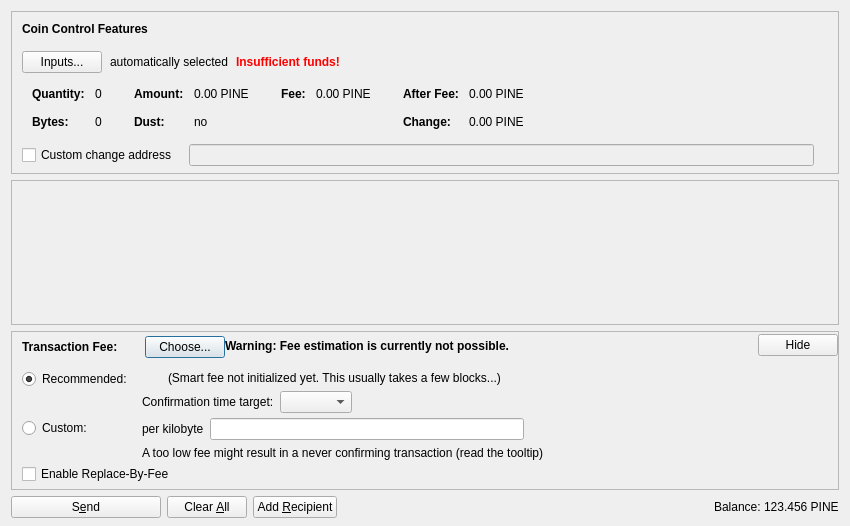
<?xml version="1.0" encoding="UTF-8"?>
<ui version="4.0">
 <class>SendCoinsDialog</class>
 <widget class="QDialog" name="SendCoinsDialog">
  <property name="geometry">
   <rect>
    <x>0</x>
    <y>0</y>
    <width>850</width>
    <height>526</height>
   </rect>
  </property>
  <property name="windowTitle">
   <string>Send Coins</string>
  </property>
  <layout class="QVBoxLayout" name="verticalLayout" stretch="0,1,0,0">
   <property name="bottomMargin">
    <number>8</number>
   </property>
   <item>
    <widget class="QFrame" name="frameCoinControl">
     <property name="sizePolicy">
      <sizepolicy hsizetype="Expanding" vsizetype="Expanding">
       <horstretch>0</horstretch>
       <verstretch>0</verstretch>
      </sizepolicy>
     </property>
     <property name="maximumSize">
      <size>
       <width>16777215</width>
       <height>16777215</height>
      </size>
     </property>
     <property name="frameShape">
      <enum>QFrame::StyledPanel</enum>
     </property>
     <property name="frameShadow">
      <enum>QFrame::Sunken</enum>
     </property>
     <layout class="QVBoxLayout" name="verticalLayoutCoinControl2">
      <property name="spacing">
       <number>0</number>
      </property>
      <property name="leftMargin">
       <number>0</number>
      </property>
      <property name="topMargin">
       <number>0</number>
      </property>
      <property name="rightMargin">
       <number>0</number>
      </property>
      <property name="bottomMargin">
       <number>6</number>
      </property>
      <item>
       <layout class="QVBoxLayout" name="verticalLayoutCoinControl" stretch="0,0,0,0,1">
        <property name="spacing">
         <number>0</number>
        </property>
        <property name="leftMargin">
         <number>10</number>
        </property>
        <property name="topMargin">
         <number>10</number>
        </property>
        <item>
         <layout class="QHBoxLayout" name="horizontalLayoutCoinControl1">
          <property name="bottomMargin">
           <number>15</number>
          </property>
          <item>
           <widget class="QLabel" name="labelCoinControlFeatures">
            <property name="sizePolicy">
             <sizepolicy hsizetype="Preferred" vsizetype="Maximum">
              <horstretch>0</horstretch>
              <verstretch>0</verstretch>
             </sizepolicy>
            </property>
            <property name="font">
             <font>
              <weight>75</weight>
              <bold>true</bold>
             </font>
            </property>
            <property name="styleSheet">
             <string notr="true">font-weight:bold;</string>
            </property>
            <property name="text">
             <string>Coin Control Features</string>
            </property>
           </widget>
          </item>
         </layout>
        </item>
        <item>
         <layout class="QHBoxLayout" name="horizontalLayoutCoinControl2" stretch="0,0,0,0">
          <property name="spacing">
           <number>8</number>
          </property>
          <property name="bottomMargin">
           <number>10</number>
          </property>
          <item>
           <widget class="QPushButton" name="pushButtonCoinControl">
            <property name="styleSheet">
             <string notr="true"/>
            </property>
            <property name="text">
             <string>Inputs...</string>
            </property>
            <property name="autoDefault">
             <bool>false</bool>
            </property>
           </widget>
          </item>
          <item>
           <widget class="QLabel" name="labelCoinControlAutomaticallySelected">
            <property name="text">
             <string>automatically selected</string>
            </property>
            <property name="margin">
             <number>5</number>
            </property>
           </widget>
          </item>
          <item>
           <widget class="QLabel" name="labelCoinControlInsuffFunds">
            <property name="font">
             <font>
              <weight>75</weight>
              <bold>true</bold>
             </font>
            </property>
            <property name="styleSheet">
             <string notr="true">color:red;font-weight:bold;</string>
            </property>
            <property name="text">
             <string>Insufficient funds!</string>
            </property>
            <property name="margin">
             <number>5</number>
            </property>
           </widget>
          </item>
          <item>
           <spacer name="horizontalSpacerCoinControl">
            <property name="orientation">
             <enum>Qt::Horizontal</enum>
            </property>
            <property name="sizeHint" stdset="0">
             <size>
              <width>40</width>
              <height>1</height>
             </size>
            </property>
           </spacer>
          </item>
         </layout>
        </item>
        <item>
         <widget class="QWidget" name="widgetCoinControl" native="true">
          <property name="sizePolicy">
           <sizepolicy hsizetype="Preferred" vsizetype="Preferred">
            <horstretch>0</horstretch>
            <verstretch>0</verstretch>
           </sizepolicy>
          </property>
          <property name="minimumSize">
           <size>
            <width>0</width>
            <height>0</height>
           </size>
          </property>
          <property name="styleSheet">
           <string notr="true"/>
          </property>
          <layout class="QHBoxLayout" name="horizontalLayoutCoinControl5">
           <property name="leftMargin">
            <number>0</number>
           </property>
           <property name="topMargin">
            <number>0</number>
           </property>
           <property name="rightMargin">
            <number>0</number>
           </property>
           <property name="bottomMargin">
            <number>0</number>
           </property>
           <item>
            <layout class="QHBoxLayout" name="horizontalLayoutCoinControl3" stretch="0,0,0,1">
             <property name="spacing">
              <number>20</number>
             </property>
             <property name="topMargin">
              <number>0</number>
             </property>
             <property name="bottomMargin">
              <number>10</number>
             </property>
             <item>
              <layout class="QFormLayout" name="formLayoutCoinControl1">
               <property name="horizontalSpacing">
                <number>10</number>
               </property>
               <property name="verticalSpacing">
                <number>14</number>
               </property>
               <property name="leftMargin">
                <number>10</number>
               </property>
               <property name="topMargin">
                <number>4</number>
               </property>
               <property name="rightMargin">
                <number>6</number>
               </property>
               <item row="0" column="0">
                <widget class="QLabel" name="labelCoinControlQuantityText">
                 <property name="font">
                  <font>
                   <weight>75</weight>
                   <bold>true</bold>
                  </font>
                 </property>
                 <property name="text">
                  <string>Quantity:</string>
                 </property>
                 <property name="margin">
                  <number>0</number>
                 </property>
                </widget>
               </item>
               <item row="0" column="1">
                <widget class="QLabel" name="labelCoinControlQuantity">
                 <property name="cursor">
                  <cursorShape>IBeamCursor</cursorShape>
                 </property>
                 <property name="contextMenuPolicy">
                  <enum>Qt::ActionsContextMenu</enum>
                 </property>
                 <property name="text">
                  <string notr="true">0</string>
                 </property>
                 <property name="margin">
                  <number>0</number>
                 </property>
                 <property name="textInteractionFlags">
                  <set>Qt::LinksAccessibleByMouse|Qt::TextSelectableByKeyboard|Qt::TextSelectableByMouse</set>
                 </property>
                </widget>
               </item>
               <item row="1" column="0">
                <widget class="QLabel" name="labelCoinControlBytesText">
                 <property name="font">
                  <font>
                   <weight>75</weight>
                   <bold>true</bold>
                  </font>
                 </property>
                 <property name="text">
                  <string>Bytes:</string>
                 </property>
                </widget>
               </item>
               <item row="1" column="1">
                <widget class="QLabel" name="labelCoinControlBytes">
                 <property name="cursor">
                  <cursorShape>IBeamCursor</cursorShape>
                 </property>
                 <property name="contextMenuPolicy">
                  <enum>Qt::ActionsContextMenu</enum>
                 </property>
                 <property name="text">
                  <string notr="true">0</string>
                 </property>
                 <property name="textInteractionFlags">
                  <set>Qt::LinksAccessibleByMouse|Qt::TextSelectableByKeyboard|Qt::TextSelectableByMouse</set>
                 </property>
                </widget>
               </item>
              </layout>
             </item>
             <item>
              <layout class="QFormLayout" name="formLayoutCoinControl2">
               <property name="horizontalSpacing">
                <number>10</number>
               </property>
               <property name="verticalSpacing">
                <number>14</number>
               </property>
               <property name="leftMargin">
                <number>6</number>
               </property>
               <property name="topMargin">
                <number>4</number>
               </property>
               <property name="rightMargin">
                <number>6</number>
               </property>
               <item row="0" column="0">
                <widget class="QLabel" name="labelCoinControlAmountText">
                 <property name="font">
                  <font>
                   <weight>75</weight>
                   <bold>true</bold>
                  </font>
                 </property>
                 <property name="text">
                  <string>Amount:</string>
                 </property>
                 <property name="margin">
                  <number>0</number>
                 </property>
                </widget>
               </item>
               <item row="0" column="1">
                <widget class="QLabel" name="labelCoinControlAmount">
                 <property name="cursor">
                  <cursorShape>IBeamCursor</cursorShape>
                 </property>
                 <property name="contextMenuPolicy">
                  <enum>Qt::ActionsContextMenu</enum>
                 </property>
                 <property name="text">
                  <string notr="true">0.00 PINE</string>
                 </property>
                 <property name="textInteractionFlags">
                  <set>Qt::LinksAccessibleByMouse|Qt::TextSelectableByKeyboard|Qt::TextSelectableByMouse</set>
                 </property>
                </widget>
               </item>
               <item row="1" column="0">
                <widget class="QLabel" name="labelCoinControlLowOutputText">
                 <property name="font">
                  <font>
                   <weight>75</weight>
                   <bold>true</bold>
                  </font>
                 </property>
                 <property name="text">
                  <string>Dust:</string>
                 </property>
                </widget>
               </item>
               <item row="1" column="1">
                <widget class="QLabel" name="labelCoinControlLowOutput">
                 <property name="cursor">
                  <cursorShape>IBeamCursor</cursorShape>
                 </property>
                 <property name="contextMenuPolicy">
                  <enum>Qt::ActionsContextMenu</enum>
                 </property>
                 <property name="text">
                  <string notr="true">no</string>
                 </property>
                 <property name="textInteractionFlags">
                  <set>Qt::LinksAccessibleByMouse|Qt::TextSelectableByKeyboard|Qt::TextSelectableByMouse</set>
                 </property>
                </widget>
               </item>
              </layout>
             </item>
             <item>
              <layout class="QFormLayout" name="formLayoutCoinControl3">
               <property name="horizontalSpacing">
                <number>10</number>
               </property>
               <property name="verticalSpacing">
                <number>14</number>
               </property>
               <property name="leftMargin">
                <number>6</number>
               </property>
               <property name="topMargin">
                <number>4</number>
               </property>
               <property name="rightMargin">
                <number>6</number>
               </property>
               <item row="0" column="0">
                <widget class="QLabel" name="labelCoinControlFeeText">
                 <property name="font">
                  <font>
                   <weight>75</weight>
                   <bold>true</bold>
                  </font>
                 </property>
                 <property name="text">
                  <string>Fee:</string>
                 </property>
                 <property name="margin">
                  <number>0</number>
                 </property>
                </widget>
               </item>
               <item row="0" column="1">
                <widget class="QLabel" name="labelCoinControlFee">
                 <property name="cursor">
                  <cursorShape>IBeamCursor</cursorShape>
                 </property>
                 <property name="contextMenuPolicy">
                  <enum>Qt::ActionsContextMenu</enum>
                 </property>
                 <property name="text">
                  <string notr="true">0.00 PINE</string>
                 </property>
                 <property name="textInteractionFlags">
                  <set>Qt::LinksAccessibleByMouse|Qt::TextSelectableByKeyboard|Qt::TextSelectableByMouse</set>
                 </property>
                </widget>
               </item>
              </layout>
             </item>
             <item>
              <layout class="QFormLayout" name="formLayoutCoinControl4">
               <property name="horizontalSpacing">
                <number>10</number>
               </property>
               <property name="verticalSpacing">
                <number>14</number>
               </property>
               <property name="leftMargin">
                <number>6</number>
               </property>
               <property name="topMargin">
                <number>4</number>
               </property>
               <property name="rightMargin">
                <number>6</number>
               </property>
               <item row="0" column="0">
                <widget class="QLabel" name="labelCoinControlAfterFeeText">
                 <property name="font">
                  <font>
                   <weight>75</weight>
                   <bold>true</bold>
                  </font>
                 </property>
                 <property name="text">
                  <string>After Fee:</string>
                 </property>
                 <property name="margin">
                  <number>0</number>
                 </property>
                </widget>
               </item>
               <item row="0" column="1">
                <widget class="QLabel" name="labelCoinControlAfterFee">
                 <property name="cursor">
                  <cursorShape>IBeamCursor</cursorShape>
                 </property>
                 <property name="contextMenuPolicy">
                  <enum>Qt::ActionsContextMenu</enum>
                 </property>
                 <property name="text">
                  <string notr="true">0.00 PINE</string>
                 </property>
                 <property name="textInteractionFlags">
                  <set>Qt::LinksAccessibleByMouse|Qt::TextSelectableByKeyboard|Qt::TextSelectableByMouse</set>
                 </property>
                </widget>
               </item>
               <item row="1" column="0">
                <widget class="QLabel" name="labelCoinControlChangeText">
                 <property name="font">
                  <font>
                   <weight>75</weight>
                   <bold>true</bold>
                  </font>
                 </property>
                 <property name="text">
                  <string>Change:</string>
                 </property>
                </widget>
               </item>
               <item row="1" column="1">
                <widget class="QLabel" name="labelCoinControlChange">
                 <property name="cursor">
                  <cursorShape>IBeamCursor</cursorShape>
                 </property>
                 <property name="contextMenuPolicy">
                  <enum>Qt::ActionsContextMenu</enum>
                 </property>
                 <property name="text">
                  <string notr="true">0.00 PINE</string>
                 </property>
                 <property name="textInteractionFlags">
                  <set>Qt::LinksAccessibleByMouse|Qt::TextSelectableByKeyboard|Qt::TextSelectableByMouse</set>
                 </property>
                </widget>
               </item>
              </layout>
             </item>
            </layout>
           </item>
          </layout>
         </widget>
        </item>
        <item>
         <layout class="QHBoxLayout" name="horizontalLayoutCoinControl4" stretch="0,0,0">
          <property name="spacing">
           <number>12</number>
          </property>
          <property name="sizeConstraint">
           <enum>QLayout::SetDefaultConstraint</enum>
          </property>
          <property name="topMargin">
           <number>5</number>
          </property>
          <property name="rightMargin">
           <number>5</number>
          </property>
          <item>
           <widget class="QCheckBox" name="checkBoxCoinControlChange">
            <property name="toolTip">
             <string>If this is activated, but the change address is empty or invalid, change will be sent to a newly generated address.</string>
            </property>
            <property name="text">
             <string>Custom change address</string>
            </property>
           </widget>
          </item>
          <item>
           <widget class="QValidatedLineEdit" name="lineEditCoinControlChange">
            <property name="enabled">
             <bool>false</bool>
            </property>
            <property name="sizePolicy">
             <sizepolicy hsizetype="Expanding" vsizetype="Fixed">
              <horstretch>0</horstretch>
              <verstretch>0</verstretch>
             </sizepolicy>
            </property>
           </widget>
          </item>
          <item>
           <widget class="QLabel" name="labelCoinControlChangeLabel">
            <property name="sizePolicy">
             <sizepolicy hsizetype="Preferred" vsizetype="Expanding">
              <horstretch>0</horstretch>
              <verstretch>0</verstretch>
             </sizepolicy>
            </property>
            <property name="minimumSize">
             <size>
              <width>0</width>
              <height>0</height>
             </size>
            </property>
            <property name="text">
             <string/>
            </property>
            <property name="margin">
             <number>3</number>
            </property>
           </widget>
          </item>
         </layout>
        </item>
        <item>
         <spacer name="verticalSpacerCoinControl">
          <property name="orientation">
           <enum>Qt::Vertical</enum>
          </property>
          <property name="sizeHint" stdset="0">
           <size>
            <width>800</width>
            <height>1</height>
           </size>
          </property>
         </spacer>
        </item>
       </layout>
      </item>
     </layout>
    </widget>
   </item>
   <item>
    <widget class="QScrollArea" name="scrollArea">
     <property name="widgetResizable">
      <bool>true</bool>
     </property>
     <widget class="QWidget" name="scrollAreaWidgetContents">
      <property name="geometry">
       <rect>
        <x>0</x>
        <y>0</y>
        <width>830</width>
        <height>104</height>
       </rect>
      </property>
      <layout class="QVBoxLayout" name="verticalLayout_2" stretch="0,1">
       <property name="leftMargin">
        <number>0</number>
       </property>
       <property name="topMargin">
        <number>0</number>
       </property>
       <property name="rightMargin">
        <number>0</number>
       </property>
       <property name="bottomMargin">
        <number>0</number>
       </property>
       <item>
        <layout class="QVBoxLayout" name="entries">
         <property name="spacing">
          <number>6</number>
         </property>
        </layout>
       </item>
       <item>
        <spacer name="verticalSpacer">
         <property name="orientation">
          <enum>Qt::Vertical</enum>
         </property>
         <property name="sizeHint" stdset="0">
          <size>
           <width>20</width>
           <height>40</height>
          </size>
         </property>
        </spacer>
       </item>
      </layout>
     </widget>
    </widget>
   </item>
   <item>
    <widget class="QFrame" name="frameFee">
     <property name="sizePolicy">
      <sizepolicy hsizetype="Expanding" vsizetype="Expanding">
       <horstretch>0</horstretch>
       <verstretch>0</verstretch>
      </sizepolicy>
     </property>
     <property name="maximumSize">
      <size>
       <width>16777215</width>
       <height>16777215</height>
      </size>
     </property>
     <property name="frameShape">
      <enum>QFrame::StyledPanel</enum>
     </property>
     <property name="frameShadow">
      <enum>QFrame::Sunken</enum>
     </property>
     <layout class="QVBoxLayout" name="verticalLayoutFee1">
      <property name="spacing">
       <number>0</number>
      </property>
      <property name="leftMargin">
       <number>0</number>
      </property>
      <property name="topMargin">
       <number>0</number>
      </property>
      <property name="rightMargin">
       <number>0</number>
      </property>
      <property name="bottomMargin">
       <number>0</number>
      </property>
      <item>
       <layout class="QVBoxLayout" name="verticalLayoutFee2" stretch="0,0,0">
        <property name="spacing">
         <number>0</number>
        </property>
        <property name="leftMargin">
         <number>10</number>
        </property>
        <property name="topMargin">
         <number>0</number>
        </property>
        <item>
         <layout class="QHBoxLayout" name="horizontalLayoutFee1">
          <property name="bottomMargin">
           <number>0</number>
          </property>
          <item>
           <layout class="QVBoxLayout" name="verticalLayoutFee7">
            <property name="spacing">
             <number>0</number>
            </property>
            <item>
             <spacer name="verticalSpacerSmartFee">
              <property name="orientation">
               <enum>Qt::Vertical</enum>
              </property>
              <property name="sizeType">
               <enum>QSizePolicy::Fixed</enum>
              </property>
              <property name="sizeHint" stdset="0">
               <size>
                <width>1</width>
                <height>4</height>
               </size>
              </property>
             </spacer>
            </item>
            <item>
             <layout class="QHBoxLayout" name="horizontalLayoutSmartFee">
              <property name="spacing">
               <number>10</number>
              </property>
              <item>
               <widget class="QLabel" name="labelFeeHeadline">
                <property name="sizePolicy">
                 <sizepolicy hsizetype="Preferred" vsizetype="Maximum">
                  <horstretch>0</horstretch>
                  <verstretch>0</verstretch>
                 </sizepolicy>
                </property>
                <property name="font">
                 <font>
                  <weight>75</weight>
                  <bold>true</bold>
                 </font>
                </property>
                <property name="styleSheet">
                 <string notr="true">font-weight:bold;</string>
                </property>
                <property name="text">
                 <string>Transaction Fee:</string>
                </property>
               </widget>
              </item>
              <item>
               <widget class="QLabel" name="labelFeeMinimized">
                <property name="text">
                 <string/>
                </property>
               </widget>
              </item>
              <item>
               <widget class="QPushButton" name="buttonChooseFee">
                <property name="text">
                 <string>Choose...</string>
                </property>
               </widget>
              </item>
             </layout>
            </item>
            <item>
             <spacer name="verticalSpacer_5">
              <property name="orientation">
               <enum>Qt::Vertical</enum>
              </property>
              <property name="sizeHint" stdset="0">
               <size>
                <width>1</width>
                <height>1</height>
               </size>
              </property>
             </spacer>
            </item>
           </layout>
          </item>
          <item>
           <widget class="QLabel" name="fallbackFeeWarningLabel">
            <property name="toolTip">
             <string>Using the fallbackfee can result in sending a transaction that will take several hours or days (or never) to confirm. Consider choosing your fee manually or wait until you have validated the complete chain.</string>
            </property>
            <property name="font">
            <font>
                <weight>75</weight>
                <bold>true</bold>
            </font>
            </property>
            <property name="text">
             <string>Warning: Fee estimation is currently not possible.</string>
            </property>
            <property name="wordWrap">
             <bool>false</bool>
            </property>
           </widget>
          </item>
          <item>
           <spacer name="horizontalSpacer_4">
            <property name="orientation">
             <enum>Qt::Horizontal</enum>
            </property>
            <property name="sizeType">
             <enum>QSizePolicy::MinimumExpanding</enum>
            </property>
            <property name="sizeHint" stdset="0">
             <size>
              <width>40</width>
              <height>20</height>
             </size>
            </property>
           </spacer>
          </item>
          <item>
           <widget class="QPushButton" name="buttonMinimizeFee">
            <property name="toolTip">
             <string>collapse fee-settings</string>
            </property>
            <property name="text">
             <string>Hide</string>
            </property>
           </widget>
          </item>
         </layout>
        </item>
        <item>
         <widget class="QFrame" name="frameFeeSelection">
          <layout class="QVBoxLayout" name="verticalLayoutFee12">
           <property name="spacing">
            <number>0</number>
           </property>
           <property name="leftMargin">
            <number>0</number>
           </property>
           <property name="topMargin">
            <number>0</number>
           </property>
           <property name="rightMargin">
            <number>0</number>
           </property>
           <property name="bottomMargin">
            <number>0</number>
           </property>
           <item>
            <layout class="QGridLayout" name="gridLayoutFee">
             <property name="topMargin">
              <number>10</number>
             </property>
             <property name="bottomMargin">
              <number>4</number>
             </property>
             <property name="horizontalSpacing">
              <number>10</number>
             </property>
             <property name="verticalSpacing">
              <number>4</number>
             </property>
             <item row="1" column="1">
              <layout class="QVBoxLayout" name="verticalLayoutFee8">
               <property name="spacing">
                <number>6</number>
               </property>
               <item>
                <layout class="QHBoxLayout" name="horizontalLayoutFee13">
                 <item>
                  <widget class="QLabel" name="labelCustomPerKilobyte">
                   <property name="toolTip">
                    <string>Specify a custom fee per kB (1,000 bytes) of the transaction's virtual size.

Note:  Since the fee is calculated on a per-byte basis, a fee of "100 satoshis per kB" for a transaction size of 500 bytes (half of 1 kB) would ultimately yield a fee of only 50 satoshis.</string>
                   </property>
                   <property name="text">
                    <string>per kilobyte</string>
                   </property>
                  </widget>
                 </item>
                 <item>
                  <widget class="BitcoinAmountField" name="customFee"/>
                 </item>
                 <item>
                  <spacer name="horizontalSpacer_6">
                   <property name="orientation">
                    <enum>Qt::Horizontal</enum>
                   </property>
                   <property name="sizeHint" stdset="0">
                    <size>
                     <width>1</width>
                     <height>1</height>
                    </size>
                   </property>
                  </spacer>
                 </item>
                </layout>
               </item>
               <item>
                <layout class="QHBoxLayout" name="horizontalLayoutFee8">
                 <item>
                  <widget class="QLabel" name="labelCustomFeeWarning">
                   <property name="enabled">
                    <bool>true</bool>
                   </property>
                   <property name="toolTip">
                    <string>When there is less transaction volume than space in the blocks, miners as well as relaying nodes may enforce a minimum fee. Paying only this minimum fee is just fine, but be aware that this can result in a never confirming transaction once there is more demand for pinecoin transactions than the network can process.</string>
                   </property>
                   <property name="text">
                    <string>A too low fee might result in a never confirming transaction (read the tooltip)</string>
                   </property>
                  </widget>
                 </item>
                 <item>
                  <spacer name="horizontalSpacer_2">
                   <property name="orientation">
                    <enum>Qt::Horizontal</enum>
                   </property>
                   <property name="sizeHint" stdset="0">
                    <size>
                     <width>1</width>
                     <height>1</height>
                    </size>
                   </property>
                  </spacer>
                 </item>
                </layout>
               </item>
              </layout>
             </item>
             <item row="0" column="0">
              <layout class="QVBoxLayout" name="verticalLayoutFee4" stretch="0,1">
               <item>
                <widget class="QRadioButton" name="radioSmartFee">
                 <property name="text">
                  <string>Recommended:</string>
                 </property>
                 <property name="checked">
                  <bool>true</bool>
                 </property>
                 <attribute name="buttonGroup">
                  <string notr="true">groupFee</string>
                 </attribute>
                </widget>
               </item>
               <item>
                <spacer name="verticalSpacer_2">
                 <property name="orientation">
                  <enum>Qt::Vertical</enum>
                 </property>
                 <property name="sizeHint" stdset="0">
                  <size>
                   <width>1</width>
                   <height>1</height>
                  </size>
                 </property>
                </spacer>
               </item>
              </layout>
             </item>
             <item row="1" column="0">
              <layout class="QVBoxLayout" name="verticalLayoutFee9" stretch="0,1">
               <item>
                <widget class="QRadioButton" name="radioCustomFee">
                 <property name="text">
                  <string>Custom:</string>
                 </property>
                 <attribute name="buttonGroup">
                  <string notr="true">groupFee</string>
                 </attribute>
                </widget>
               </item>
               <item>
                <spacer name="verticalSpacer_6">
                 <property name="orientation">
                  <enum>Qt::Vertical</enum>
                 </property>
                 <property name="sizeHint" stdset="0">
                  <size>
                   <width>1</width>
                   <height>1</height>
                  </size>
                 </property>
                </spacer>
               </item>
              </layout>
             </item>
             <item row="0" column="1">
              <layout class="QVBoxLayout" name="verticalLayoutFee3" stretch="0,0,1">
               <property name="spacing">
                <number>6</number>
               </property>
               <property name="topMargin">
                <number>2</number>
               </property>
               <item>
                <layout class="QHBoxLayout" name="horizontalLayoutFee12">
                 <item>
                  <widget class="QLabel" name="labelSmartFee">
                   <property name="text">
                    <string/>
                   </property>
                  </widget>
                 </item>
                 <item>
                  <widget class="QLabel" name="labelFeeEstimation">
                   <property name="text">
                    <string/>
                   </property>
                  </widget>
                 </item>
                 <item>
                  <widget class="QLabel" name="labelSmartFee2">
                   <property name="text">
                    <string>(Smart fee not initialized yet. This usually takes a few blocks...)</string>
                   </property>
                  </widget>
                 </item>
                 <item>
                  <spacer name="horizontalSpacer_5">
                   <property name="orientation">
                    <enum>Qt::Horizontal</enum>
                   </property>
                   <property name="sizeHint" stdset="0">
                    <size>
                     <width>1</width>
                     <height>1</height>
                    </size>
                   </property>
                  </spacer>
                 </item>
                </layout>
               </item>
               <item>
                <layout class="QHBoxLayout" name="horizontalLayoutFee9">
                 <item>
                  <layout class="QVBoxLayout" name="verticalLayoutFee6">
                   <item>
                    <widget class="QLabel" name="labelSmartFee3">
                     <property name="text">
                      <string>Confirmation time target:</string>
                     </property>
                    </widget>
                   </item>
                  </layout>
                 </item>
                 <item>
                  <layout class="QVBoxLayout" name="verticalLayoutFee5">
                   <property name="rightMargin">
                    <number>30</number>
                   </property>
                   <item>
                    <layout class="QHBoxLayout" name="horizontalLayoutConfTarget">
                     <property name="bottomMargin">
                      <number>0</number>
                     </property>
                     <item>
                      <widget class="QComboBox" name="confTargetSelector"/>
                     </item>
                     <item>
                      <spacer name="horizontalSpacerConfTarget">
                       <property name="orientation">
                        <enum>Qt::Horizontal</enum>
                       </property>
                       <property name="sizeHint" stdset="0">
                        <size>
                         <width>40</width>
                         <height>20</height>
                        </size>
                       </property>
                      </spacer>
                     </item>
                    </layout>
                   </item>
                  </layout>
                 </item>
                </layout>
               </item>
               <item>
                <spacer name="verticalSpacer_4">
                 <property name="orientation">
                  <enum>Qt::Vertical</enum>
                 </property>
                 <property name="sizeHint" stdset="0">
                  <size>
                   <width>1</width>
                   <height>1</height>
                  </size>
                 </property>
                </spacer>
               </item>
              </layout>
             </item>
            </layout>
           </item>
           <item>
            <widget class="QCheckBox" name="optInRBF">
             <property name="text">
              <string>Enable Replace-By-Fee</string>
             </property>
             <property name="toolTip">
              <string>With Replace-By-Fee (BIP-125) you can increase a transaction's fee after it is sent. Without this, a higher fee may be recommended to compensate for increased transaction delay risk.</string>
             </property>
            </widget>
           </item>
          </layout>
         </widget>
        </item>
        <item>
         <spacer name="verticalSpacerFee">
          <property name="orientation">
           <enum>Qt::Vertical</enum>
          </property>
          <property name="sizeHint" stdset="0">
           <size>
            <width>40</width>
            <height>5</height>
           </size>
          </property>
         </spacer>
        </item>
       </layout>
      </item>
     </layout>
    </widget>
   </item>
   <item>
    <layout class="QHBoxLayout" name="horizontalLayout">
     <item>
      <widget class="QPushButton" name="sendButton">
       <property name="minimumSize">
        <size>
         <width>150</width>
         <height>0</height>
        </size>
       </property>
       <property name="toolTip">
        <string>Confirm the send action</string>
       </property>
       <property name="text">
        <string>S&amp;end</string>
       </property>
       <property name="icon">
        <iconset resource="../pinecoin.qrc">
         <normaloff>:/icons/send</normaloff>:/icons/send</iconset>
       </property>
       <property name="autoDefault">
        <bool>false</bool>
       </property>
       <property name="default">
        <bool>false</bool>
       </property>
      </widget>
     </item>
     <item>
      <widget class="QPushButton" name="clearButton">
       <property name="sizePolicy">
        <sizepolicy hsizetype="Minimum" vsizetype="Fixed">
         <horstretch>0</horstretch>
         <verstretch>0</verstretch>
        </sizepolicy>
       </property>
       <property name="toolTip">
        <string>Clear all fields of the form.</string>
       </property>
       <property name="text">
        <string>Clear &amp;All</string>
       </property>
       <property name="icon">
        <iconset resource="../pinecoin.qrc">
         <normaloff>:/icons/remove</normaloff>:/icons/remove</iconset>
       </property>
       <property name="autoDefault">
        <bool>false</bool>
       </property>
      </widget>
     </item>
     <item>
      <widget class="QPushButton" name="addButton">
       <property name="toolTip">
        <string>Send to multiple recipients at once</string>
       </property>
       <property name="text">
        <string>Add &amp;Recipient</string>
       </property>
       <property name="icon">
        <iconset resource="../pinecoin.qrc">
         <normaloff>:/icons/add</normaloff>:/icons/add</iconset>
       </property>
       <property name="autoDefault">
        <bool>false</bool>
       </property>
      </widget>
     </item>
     <item>
      <spacer name="horizontalSpacer">
       <property name="orientation">
        <enum>Qt::Horizontal</enum>
       </property>
       <property name="sizeHint" stdset="0">
        <size>
         <width>40</width>
         <height>20</height>
        </size>
       </property>
      </spacer>
     </item>
     <item>
      <layout class="QHBoxLayout" name="horizontalLayout_2">
       <property name="spacing">
        <number>3</number>
       </property>
       <item>
        <widget class="QLabel" name="label">
         <property name="sizePolicy">
          <sizepolicy hsizetype="Preferred" vsizetype="Fixed">
           <horstretch>0</horstretch>
           <verstretch>0</verstretch>
          </sizepolicy>
         </property>
         <property name="text">
          <string>Balance:</string>
         </property>
        </widget>
       </item>
       <item>
        <widget class="QLabel" name="labelBalance">
         <property name="sizePolicy">
          <sizepolicy hsizetype="Preferred" vsizetype="Fixed">
           <horstretch>0</horstretch>
           <verstretch>0</verstretch>
          </sizepolicy>
         </property>
         <property name="cursor">
          <cursorShape>IBeamCursor</cursorShape>
         </property>
         <property name="text">
          <string notr="true">123.456 PINE</string>
         </property>
         <property name="textInteractionFlags">
          <set>Qt::LinksAccessibleByMouse|Qt::TextSelectableByKeyboard|Qt::TextSelectableByMouse</set>
         </property>
        </widget>
       </item>
      </layout>
     </item>
    </layout>
   </item>
  </layout>
 </widget>
 <customwidgets>
  <customwidget>
   <class>QValidatedLineEdit</class>
   <extends>QLineEdit</extends>
   <header>qt/qvalidatedlineedit.h</header>
  </customwidget>
  <customwidget>
   <class>BitcoinAmountField</class>
   <extends>QLineEdit</extends>
   <header>qt/bitcoinamountfield.h</header>
   <container>1</container>
  </customwidget>
 </customwidgets>
 <resources>
  <include location="../pinecoin.qrc"/>
 </resources>
 <connections/>
 <buttongroups>
  <buttongroup name="groupFee"/>
 </buttongroups>
</ui>
